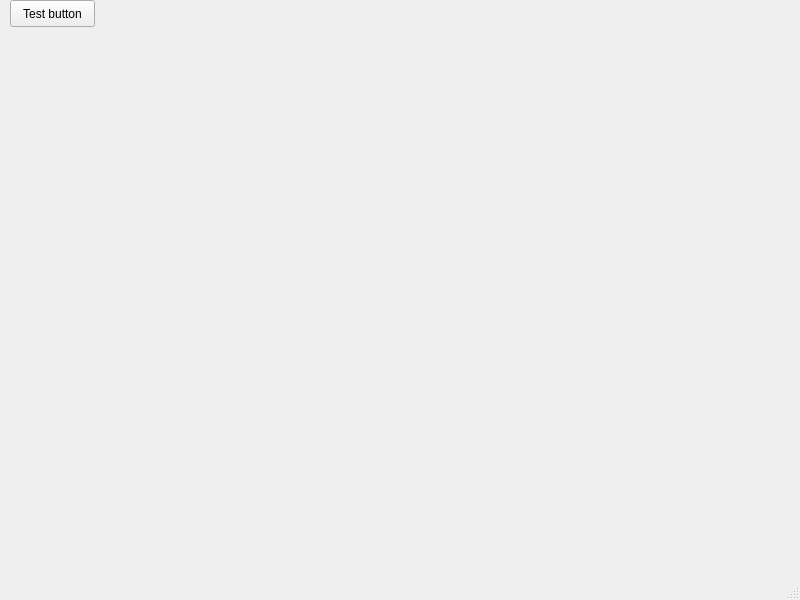
<?xml version="1.0" encoding="UTF-8"?>
<ui version="4.0">
 <class>MainWindow</class>
 <widget class="QMainWindow" name="MainWindow">
  <property name="geometry">
   <rect>
    <x>0</x>
    <y>0</y>
    <width>800</width>
    <height>600</height>
   </rect>
  </property>
  <property name="windowTitle">
   <string>MainWindow</string>
  </property>
  <widget class="QWidget" name="centralwidget">
   <widget class="QPushButton" name="pushButton">
    <property name="geometry">
     <rect>
      <x>10</x>
      <y>0</y>
      <width>85</width>
      <height>27</height>
     </rect>
    </property>
    <property name="text">
     <string>Test button</string>
    </property>
   </widget>
  </widget>
  <widget class="QMenuBar" name="menubar">
   <property name="geometry">
    <rect>
     <x>0</x>
     <y>0</y>
     <width>800</width>
     <height>22</height>
    </rect>
   </property>
  </widget>
  <widget class="QStatusBar" name="statusbar"/>
 </widget>
 <resources/>
 <connections/>
</ui>
